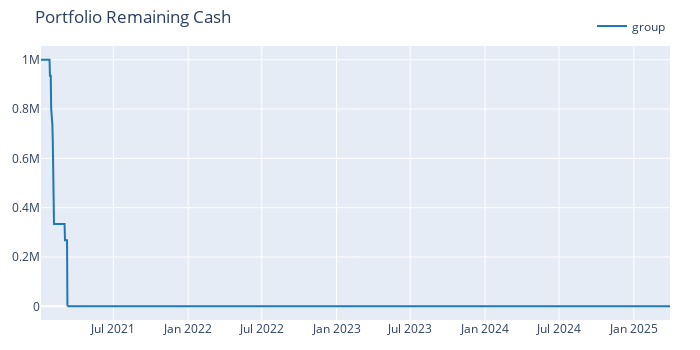

Source (notebook cell):
### Code cell
pf2.cash().vbt.plot(title='Portfolio Remaining Cash').show()

### Figure 1 — Plotly figure (JSON) as saved in the notebook; plotly's stock layout.template omitted (floating-point values rounded to 4 significant figures; data arrays with more than 128 entries replaced by an {"elided": "..."} marker saying what was removed)
{"data": [{"name": "group", "showlegend": true, "type": "scatter", "uid": "00ebe1b9-03c9-4e80-bbcd-069f49b0b8a3", "x": {"elided": "1026 str values"}, "y": {"elided": "1026 float values"}}], "layout": {"height": 350, "legend": {"orientation": "h", "traceorder": "normal", "x": 1, "xanchor": "right", "y": 1.02, "yanchor": "bottom"}, "margin": {"b": 30, "l": 30, "r": 30, "t": 30}, "title": {"text": "Portfolio Remaining Cash"}, "width": 700}}
